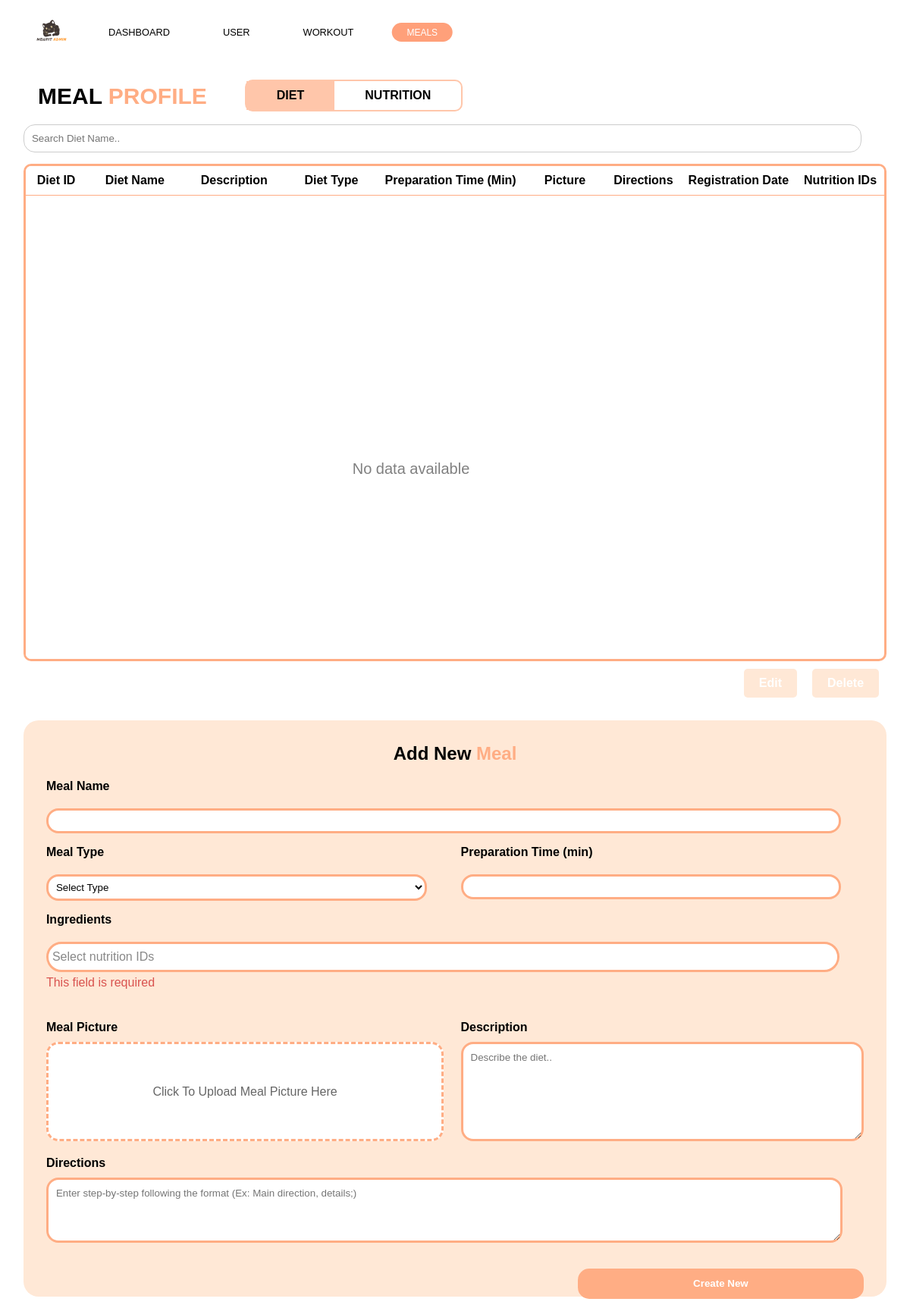
The page /admin_diet.php on the database as committed earlier.
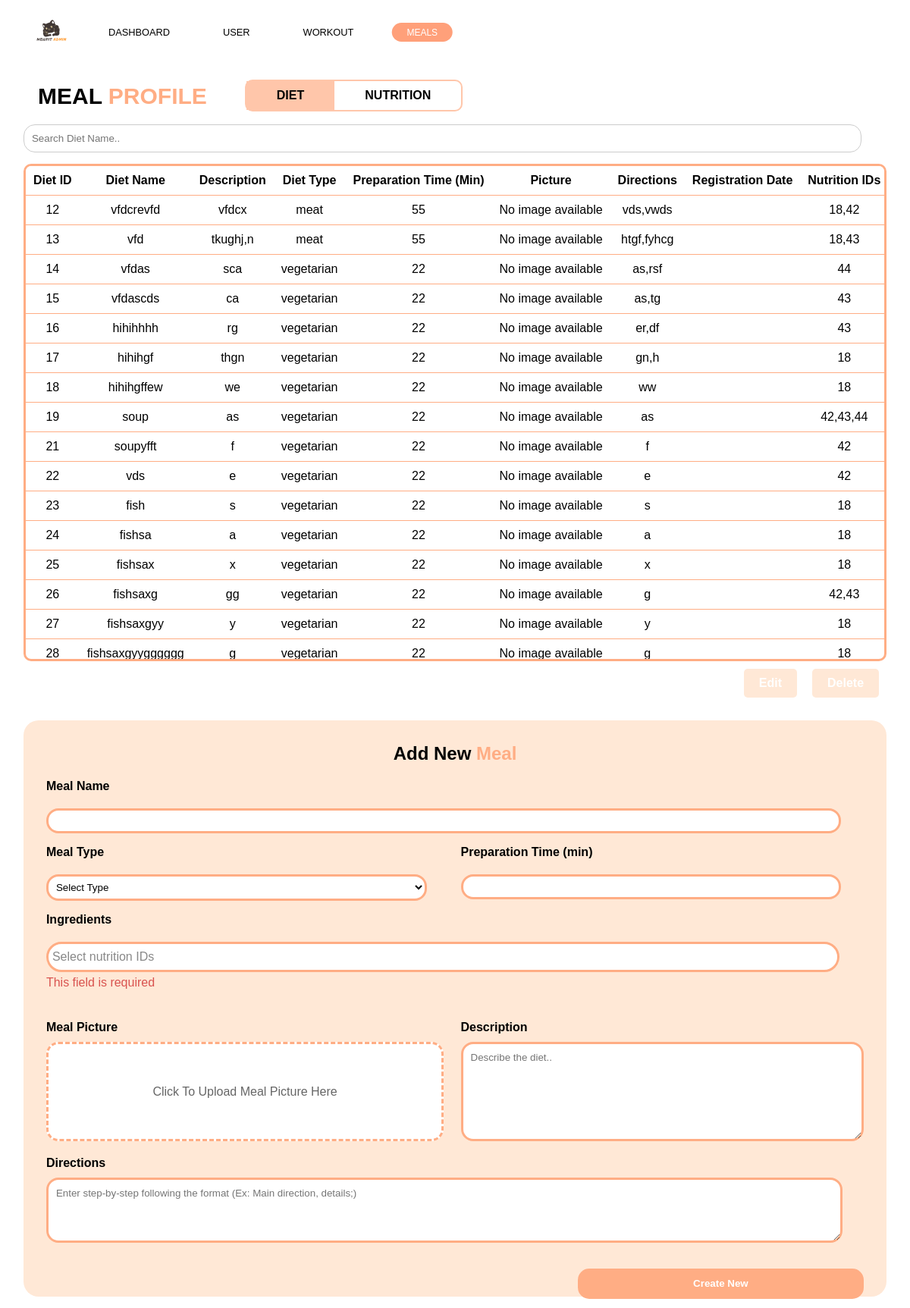
The same page on the database as committed later.
### tables this page shows
CREATE TABLE `diet` (
  `diet_id` int(11) NOT NULL,
  `diet_name` varchar(100) NOT NULL,
  `description` text DEFAULT NULL,
  `diet_type` varchar(20) DEFAULT NULL,
  `preparation_min` int(11) DEFAULT NULL,
  `picture` varchar(255) DEFAULT NULL,
  `directions` text DEFAULT NULL,
  `nutrition_id` int(11) DEFAULT NULL,
  `date_registered` date DEFAULT NULL
);

### admin_diet.php (the view, shortened to what this page needs)
<!DOCTYPE html>
<html lang="en">
<head>
    <link rel="stylesheet" href="./css/admin_diet.css">
    <link rel="stylesheet" href="./css/navigation_bar.css">
</head>
<?php
    $diet_old_data = $_SESSION['diet_old_data'] ?? [];
?>
<body>
<nav class="navbar" id="navbar">
        <div class="nav-links" id="nav-links">
            <img src="./assets/icons/mewfit-admin-logo.svg" alt="logo" class="nav-logo" id="nav-logo">
            <span class="admin-dashboard"><a href="admin_homepage.php">DASHBOARD</a></span>
            <span class="admin-user"><a href="admin_user_page.php" >USER</a></span>
            <span class="admin-workout"><a href="admin_workout.php">WORKOUT</a></span>
            <span class="admin-meals"><a href="#" class="active">MEALS</a></span>
        </div>
    </nav>
    <div id="heading">
        <h2 class="title"> MEAL <span>PROFILE</span></h2>
        <ul class="meal-section">
            <li><a href="#diet" class="diet-link">DIET</a></li>
            <li><a href="#nutrition" class="nutrition-link">NUTRITION</a></li>
        </ul>
    </div>
    <div class="content">
        <div class="diet-container">
            <div class="section1">
                <input type="text" class="search-bar" placeholder="Search Diet Name..">
                <div class="box">
                <table>
                    <tr>
                        <th>Diet ID</th>
                        <th>Diet Name</th>
                        <th>Description</th>
                        <th>Diet Type</th>
                        <th>Preparation Time (Min)</th>
                        <th>Picture</th>
                        <th>Directions</th>
                        <th>Registration Date</th>
                        <th>Nutrition IDs</th>
                    </tr>
                    <?php
                    include "conn.php";
                    $sql = "
                        SELECT d.diet_id, d.diet_name, d.description, d.diet_type, d.preparation_min, d.picture, d.directions, d.date_registered,
                            GROUP_CONCAT(n.nutrition_id) AS nutrition_ids
                        FROM diet d
                        LEFT JOIN diet_nutrition n ON d.diet_id = n.diet_id
                        GROUP BY d.diet_id
                    ";
                    $result = mysqli_query($dbConn, $sql);
                    if (mysqli_num_rows($result) > 0) {
                        while ($rows = mysqli_fetch_array($result)) {
                            echo "<tr diet-id='".$rows['diet_id']."'>";
                            echo "<td>".$rows['diet_id']."</td>";
                            echo "<td>".$rows['diet_name']."</td>";
                            echo "<td>".$rows['description']."</td>";
                            echo "<td>".$rows['diet_type']."</td>";
                            echo "<td>".$rows['preparation_min']."</td>";
                            if (!empty($rows['picture'])) {
                                echo "<td><img src='uploads/".$rows['picture']."' alt='".$rows['diet_name']."' width='100' loading='lazy'></td>";
                            } else {
                                echo "<td>No image available</td>";
                            }
                            echo "<td>".$rows['directions']."</td>";
                            echo "<td>".$rows['date_registered']."</td>";
                            echo "<td>".(!empty($rows['nutrition_ids']) ? $rows['nutrition_ids'] : 'No nutrition IDs available')."</td>";
                            echo "</tr>";
                        }
                    } else {
                        echo "<tr class='no-data'><td colspan='8'>No data available</td></tr>";
                    }
                    ?>
                </table>
                </div>
                <div class="table-option">
                    <button id="edit-btn" disabled>Edit</button>
                    <button id="delete-btn" disabled>Delete</button>
                </div>
            </div>
            <div class="add-profile" id="dadd-profile">
            <center>
                <h2>Add New <span>Meal</span></h2>
            </center>
            <form action="insert_admin_diet.php" method="POST" enctype="multipart/form-data">
            <label for="diet-name">Meal Name</label>
            <input type="text" id="diet-name" name="diet-name" value="<?php echo htmlspecialchars($diet_old_data['diet-name'] ?? ''); ?>" required>
            <div class="form-columns">
                <div class="column">
                    <label for="diet-type">Meal Type</label>
                    <select id="diet-type" name="diet-type" required>
                        <option value="">Select Type</option>
                    </select>
                </div>
                <div class="column">
                    <label for="preparation_min">Preparation Time (min)</label>
                    <input type="number" id="preparation_min" name="preparation_min" value="<?php echo htmlspecialchars($diet_old_data['preparation_min'] ?? ''); ?>" required>
                </div>
            </div>
            <label for="nutrition_id">Ingredients</label>
            <div class="nutrition-select-container">
                <div class="custom-select">
                    <div class="select-box">
                        <div class="selected-options">
                        </div>
                    </div>
                </div>
                <span class="tag_error_msg">This field is required</span>
            </div>
            <div class="form-columns">
                <div class="column">
                    <label for="meal_picture">Meal Picture</label>
                    <div class="picture" onclick="document.getElementById('meal_picture').click()">
                        <p id="words">Click To Upload Meal Picture Here</p>
                    </div>
                </div>
                <div class="column">
                    <label for="desc">Description</label>
                    <textarea id="desc" name="desc" rows="7" placeholder="Describe the diet.." required><?php echo htmlspecialchars($diet_old_data['desc'] ?? ''); ?></textarea>
                </div>
            </div>
            <label for="directions">Directions</label>
            <textarea id="directions" name="directions" rows="4" placeholder="Enter step-by-step following the format (Ex: Main direction, details;)" required><?php echo htmlspecialchars($diet_old_data['directions'] ?? ''); ?></textarea>
            <div style="display:flex;justify-content: flex-end;white-space: nowrap;">
                <button type="submit" id="add-profile-btn">Create New</button>
            </div>
            </form>
            </div>
        </div>
    </div>
</body>
</html>

### css/navigation_bar.css (style rules this page uses)
:root { --background-color: #ffffff; --card-background: #ffffff; --navbar-more-background: #353535; --miniprofile-background: #ffffff; --miniprofile-gmail-text: #666; --settings-change-profile-text: #666; --text-color: #000000; --primary-color: #FFAD84; --secondary-color: #999; --border-color: #c7c7cc; --borderline-color-light: #ddd; --borderline-color-dark: #666666; --box-shadow-light: 0 2px 4px rgba(0, 0, 0, 0.1); --box-shadow-dark: 0 2px 4px rgba(255, 255, 255, 0.1); --transition-speed: 0.3s; }
.navbar { padding: 1rem 2rem; background: var(--background-color); display: flex; align-items: center; justify-content: space-between; width: 100%; }
.nav-links { display: flex; gap: 2.5rem; align-items: center; margin: 0 auto; position: absolute; left: 50%; transform: translateX(-50%); }
.nav-links a { padding: 5px 15px; transition: all 0.3s ease; text-decoration: none; }
.nav-logo { width: 40px; height: 40px; z-index: 5; }

Rows that differ between the two databases and show on the page:
added diet: diet_id "12", diet_name "vfdcrevfd", description "vfdcx", diet_type "meat", preparation_min "55", shows "No image available", directions "vds,vwds", nutrition_ids "18,42"
added diet: diet_id "13", diet_name "vfd", description "tkughj,n", diet_type "meat", preparation_min "55", picture "No image available", directions "htgf,fyhcg", nutrition_ids "18,43"
added diet: diet_id "14", diet_name "vfdas", description "sca", diet_type "vegetarian", preparation_min "22", picture "No image available", directions "as,rsf", nutrition_ids "44"
added diet: diet_id "15", diet_name "vfdascds", description "ca", diet_type "vegetarian", preparation_min "22", picture "No image available", directions "as,tg", nutrition_ids "43"
added diet: diet_id "16", diet_name "hihihhhh", description "rg", diet_type "vegetarian", preparation_min "22", picture "No image available", directions "er,df", nutrition_ids "43"
added diet: diet_id "17", diet_name "hihihgf", description "thgn", diet_type "vegetarian", preparation_min "22", picture "No image available", directions "gn,h", nutrition_ids "18"
added diet: diet_id "18", diet_name "hihihgffew", description "we", diet_type "vegetarian", preparation_min "22", picture "No image available", directions "ww", nutrition_ids "18"
added diet: diet_id "19", diet_name "soup", description "as", diet_type "vegetarian", preparation_min "22", picture "No image available", directions "as", nutrition_ids "42,43,44"
added diet: diet_id "21", diet_name "soupyfft", description "f", diet_type "vegetarian", preparation_min "22", shows "No image available", directions "f", nutrition_ids "42"
added diet: diet_id "22", diet_name "vds", description "e", diet_type "vegetarian", preparation_min "22", shows "No image available", directions "e", nutrition_ids "42"
added diet: diet_id "23", diet_name "fish", description "s", diet_type "vegetarian", preparation_min "22", picture "No image available", directions "s", nutrition_ids "18"
added diet: diet_id "24", diet_name "fishsa", description "a", diet_type "vegetarian", preparation_min "22", picture "No image available", directions "a", nutrition_ids "18"
added diet: diet_id "25", diet_name "fishsax", description "x", diet_type "vegetarian", preparation_min "22", picture "No image available", directions "x", nutrition_ids "18"
added diet: diet_id "26", diet_name "fishsaxg", description "gg", diet_type "vegetarian", preparation_min "22", picture "No image available", directions "g", nutrition_ids "42,43"
added diet: diet_id "27", diet_name "fishsaxgyy", description "y", diet_type "vegetarian", preparation_min "22", picture "No image available", directions "y", nutrition_ids "18"
added diet: diet_id "28", diet_name "fishsaxgyygggggg", description "g", diet_type "vegetarian", preparation_min "22", picture "No image available", directions "g", nutrition_ids "18"
Other text that changed with them:
text no longer shown: "No data available"
